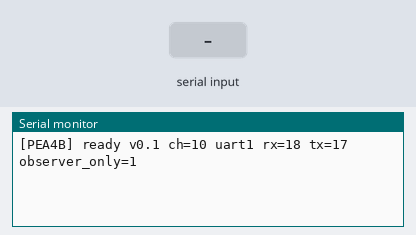
Recording of a sketch running on a simulated ESP32-S3. On the bench: the last lines printed to the serial monitor. Inputs (shaded band) come from the test bench.

Above: at 1.5 s.
1.6 s: "[PEA4/PN]\n" received over Serial
At 2.5 s:
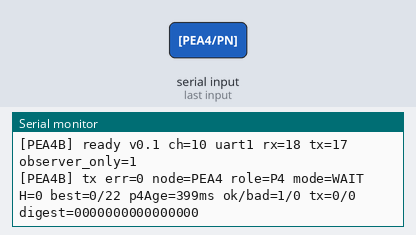
4.6 s: "[PEA4/PN]\n" received over the second serial link
6.1 s: " best=\n" received over Serial
At 6.1 s:
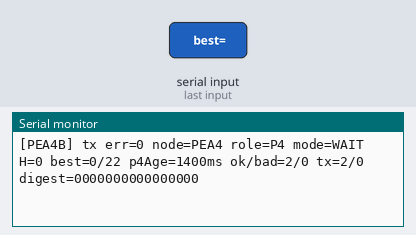

The sketch:

PEA4_COMPANION_BRIDGE.ino
```cpp
/*
  PEA4 Companion Bridge v0.1

  Runs on an ESP32-S3/C6-class radio companion, not on the ESP32-P4 itself.
  It reads optional PEA4 Serial text frames and rebroadcasts PEA4 presence as
  Buzz SwarmSense 'S','S' packets over ESP-NOW channel 10.

  Hard rule: observer-only. No pool submit, no target mutation, no scheduler
  pressure. This is only a radio voice for PEA4.
*/

#include <Arduino.h>
#include <WiFi.h>
#include <esp_now.h>
#include <esp_wifi.h>
#include <esp_idf_version.h>

#define PEA4_BRIDGE_VERSION "v0.1"
#define JANUS_SWARM_CHANNEL 10
#define SERIAL_BAUD 115200
#define PEA4_UART_RX 18
#define PEA4_UART_TX 17
#define PEA4_UART_BAUD 115200
#define PRESENCE_MS 2000UL

static const uint8_t JANUS_BROADCAST_MAC[6] = {0xFF, 0xFF, 0xFF, 0xFF, 0xFF, 0xFF};

struct __attribute__((packed)) SwarmSensePacket {
  uint8_t magic[2];        // 'S','S'
  uint8_t version;         // 1
  uint16_t worker_id;
  char nodeId[24];
  char kind[16];
  uint32_t seq;
  uint32_t uptime_ms;
  uint32_t micros_tail;
  uint32_t free_heap;
  uint16_t loop_jitter_us;
  uint16_t loop_max_us;
  int8_t rssi;
  uint8_t radio_mode;
  uint8_t bt_flags;
  uint8_t palette;
  uint8_t knn_label;
  uint8_t knn_confidence;
  uint8_t ai_hint;
  uint8_t thermal_load;
  uint16_t effective_batch;
  uint16_t dynamic_batch;
  uint32_t hash_rate;
  uint32_t total_hashes;
  uint16_t best_bits;
  uint16_t hash_eff_x1000;
  int16_t prediction_error_x1000;
  uint16_t entropy_x1000;
  uint16_t touch_delta;
  uint16_t job_age_s;
  uint16_t nonce_remaining_l16;
  uint16_t flags;
};

static char line0[256];
static size_t line0Len = 0;
static char line1[256];
static size_t line1Len = 0;
static uint32_t seqNo = 0;
static uint32_t lastPresenceMs = 0;
static uint32_t lastP4Ms = 0;
static uint32_t p4HashRate = 0;
static uint32_t p4TotalLow = 0;
static uint16_t p4BestBits = 0;
static uint16_t p4TargetBits = 22;
static uint32_t p4Jp4Frames = 0;
static uint32_t p4ParseOk = 0;
static uint32_t p4ParseBad = 0;
static uint32_t txOk = 0;
static uint32_t txFail = 0;
static char p4Mode[10] = "WAIT";
static char p4Role[8] = "P4";
static char p4Digest16[17] = "0000000000000000";

static uint32_t fnv1a32(const char *s) {
  uint32_t h = 2166136261UL;
  while (*s) {
    h ^= (uint8_t)*s++;
    h *= 16777619UL;
  }
  return h;
}

static bool parseU32(const char *s, uint32_t *out) {
  if (!s || !*s) return false;
  char *end = nullptr;
  unsigned long v = strtoul(s, &end, 10);
  if (!end || *end) return false;
  *out = (uint32_t)v;
  return true;
}

static void copyField(char *dst, size_t dstLen, const char *src) {
  if (!dst || !dstLen) return;
  if (!src) src = "";
  strncpy(dst, src, dstLen - 1);
  dst[dstLen - 1] = '\0';
}

static void parsePea4Presence(char *line) {
  if (!strstr(line, "[PEA4/PN]")) return;
  char *h = strstr(line, " H=");
  char *best = strstr(line, " best=");
  char *mode = strstr(line, " mode=");
  char *role = strstr(line, " role=");
  char *jp4 = strstr(line, " jp4=");
  char *digest = strstr(line, " digest=");
  if (h) p4HashRate = strtoul(h + 3, nullptr, 10);
  if (best) {
    p4BestBits = (uint16_t)strtoul(best + 6, nullptr, 10);
    char *slash = strchr(best + 6, '/');
    if (slash) p4TargetBits = (uint16_t)strtoul(slash + 1, nullptr, 10);
  }
  if (mode) sscanf(mode + 6, "%9s", p4Mode);
  if (role) sscanf(role + 6, "%7s", p4Role);
  if (jp4) p4Jp4Frames = strtoul(jp4 + 5, nullptr, 10);
  if (digest) {
    char tmp[24] = {0};
    sscanf(digest + 8, "%16s", tmp);
    copyField(p4Digest16, sizeof(p4Digest16), tmp);
  }
  lastP4Ms = millis();
  p4ParseOk++;
}

static void parseJp4(char *line) {
  if (strncmp(line, "JP4,", 4)) return;
  char *star = strchr(line, '*');
  if (star) *star = '\0';
  char *fields[12] = {0};
  uint8_t count = 0;
  char *tok = strtok(line, ",");
  while (tok && count < 12) {
    fields[count++] = tok;
    tok = strtok(nullptr, ",");
  }
  if (count != 12) {
    p4ParseBad++;
    return;
  }
  copyField(p4Role, sizeof(p4Role), fields[3]);
  copyField(p4Mode, sizeof(p4Mode), fields[4]);
  uint32_t z = 0, hps = 0;
  parseU32(fields[9], &z);
  p4BestBits = (uint16_t)z;
  p4HashRate = (uint32_t)atof(fields[11]);
  (void)hps;
  copyField(p4Digest16, sizeof(p4Digest16), fields[10]);
  p4Digest16[16] = '\0';
  p4Jp4Frames++;
  lastP4Ms = millis();
  p4ParseOk++;
}

static void handleLine(char *line) {
  parsePea4Presence(line);
  parseJp4(line);
}

static void pumpStream(Stream &s, char *buf, size_t &len) {
  while (s.available()) {
    char c = (char)s.read();
    if (c == '\n') {
      buf[len] = '\0';
      handleLine(buf);
      len = 0;
    } else if (c != '\r' && len < 255) {
      buf[len++] = c;
    }
  }
}

static void onSent(
#if ESP_IDF_VERSION >= ESP_IDF_VERSION_VAL(5, 5, 0)
  const wifi_tx_info_t *,
#else
  const uint8_t *,
#endif
  esp_now_send_status_t status) {
  if (status == ESP_NOW_SEND_SUCCESS) txOk++;
  else txFail++;
}

static void ensureEspNow() {
  WiFi.mode(WIFI_STA);
  WiFi.disconnect(true, true);
  esp_wifi_set_promiscuous(true);
  esp_wifi_set_channel(JANUS_SWARM_CHANNEL, WIFI_SECOND_CHAN_NONE);
  esp_wifi_set_promiscuous(false);
  if (esp_now_init() != ESP_OK) {
    Serial.println("[PEA4B] ESP-NOW init failed");
    delay(500);
    ESP.restart();
  }
  esp_now_register_send_cb(onSent);
  esp_now_peer_info_t peer{};
  memcpy(peer.peer_addr, JANUS_BROADCAST_MAC, 6);
  peer.channel = JANUS_SWARM_CHANNEL;
  peer.encrypt = false;
  esp_now_add_peer(&peer);
}

static void sendPresence() {
  SwarmSensePacket ss{};
  ss.magic[0] = 'S';
  ss.magic[1] = 'S';
  ss.version = 1;
  ss.worker_id = (uint16_t)(fnv1a32("PEA4") & 0xFFFF);
  copyField(ss.nodeId, sizeof(ss.nodeId), "PEA4");
  copyField(ss.kind, sizeof(ss.kind), "p4_titan_bridge");
  ss.seq = ++seqNo;
  ss.uptime_ms = millis();
  ss.micros_tail = micros();
  ss.free_heap = ESP.getFreeHeap();
  ss.loop_jitter_us = 0;
  ss.loop_max_us = 0;
  ss.rssi = 0;
  ss.radio_mode = 10;
  ss.bt_flags = 0;
  ss.palette = 4;
  ss.knn_label = p4BestBits >= p4TargetBits ? 2 : 1;
  ss.knn_confidence = lastP4Ms && millis() - lastP4Ms < 6000UL ? 92 : 38;
  ss.ai_hint = 44;
  ss.thermal_load = 30;
  ss.effective_batch = 0;
  ss.dynamic_batch = 0;
  ss.hash_rate = p4HashRate;
  ss.total_hashes = p4Jp4Frames;
  ss.best_bits = p4BestBits;
  ss.hash_eff_x1000 = p4TargetBits ? (uint16_t)min(3000UL, (uint32_t)p4BestBits * 1000UL / p4TargetBits) : 0;
  ss.prediction_error_x1000 = 0;
  ss.entropy_x1000 = (uint16_t)(fnv1a32(p4Digest16) % 1000U);
  ss.touch_delta = 0;
  ss.job_age_s = lastP4Ms ? (uint16_t)min(65535UL, (millis() - lastP4Ms) / 1000UL) : 65535;
  ss.nonce_remaining_l16 = 0;
  ss.flags = 0x0100; // external bridge
  if (lastP4Ms && millis() - lastP4Ms < 6000UL) ss.flags |= 0x0001;
  if (p4BestBits >= p4TargetBits) ss.flags |= 0x0002;

  esp_err_t err = esp_now_send(JANUS_BROADCAST_MAC, (uint8_t *)&ss, sizeof(ss));
  if (err != ESP_OK) txFail++;
  Serial.printf("[PEA4B] tx err=%d node=PEA4 role=%s mode=%s H=%lu best=%u/%u p4Age=%lums ok/bad=%lu/%lu tx=%lu/%lu digest=%s\n",
                (int)err, p4Role, p4Mode, (unsigned long)p4HashRate,
                p4BestBits, p4TargetBits,
                lastP4Ms ? (unsigned long)(millis() - lastP4Ms) : 0UL,
                (unsigned long)p4ParseOk, (unsigned long)p4ParseBad,
                (unsigned long)txOk, (unsigned long)txFail, p4Digest16);
}

void setup() {
  Serial.begin(SERIAL_BAUD);
  delay(300);
  Serial1.begin(PEA4_UART_BAUD, SERIAL_8N1, PEA4_UART_RX, PEA4_UART_TX);
  ensureEspNow();
  Serial.printf("[PEA4B] ready %s ch=%u uart1 rx=%u tx=%u observer_only=1\n",
                PEA4_BRIDGE_VERSION, JANUS_SWARM_CHANNEL, PEA4_UART_RX, PEA4_UART_TX);
}

void loop() {
  pumpStream(Serial, line0, line0Len);
  pumpStream(Serial1, line1, line1Len);
  uint32_t now = millis();
  if (now - lastPresenceMs >= PRESENCE_MS) {
    lastPresenceMs = now;
    sendPresence();
  }
}
```

Measured:
- after the input at 1.6 s, the serial monitor: prints a new line after 0.40 s (image 1)
